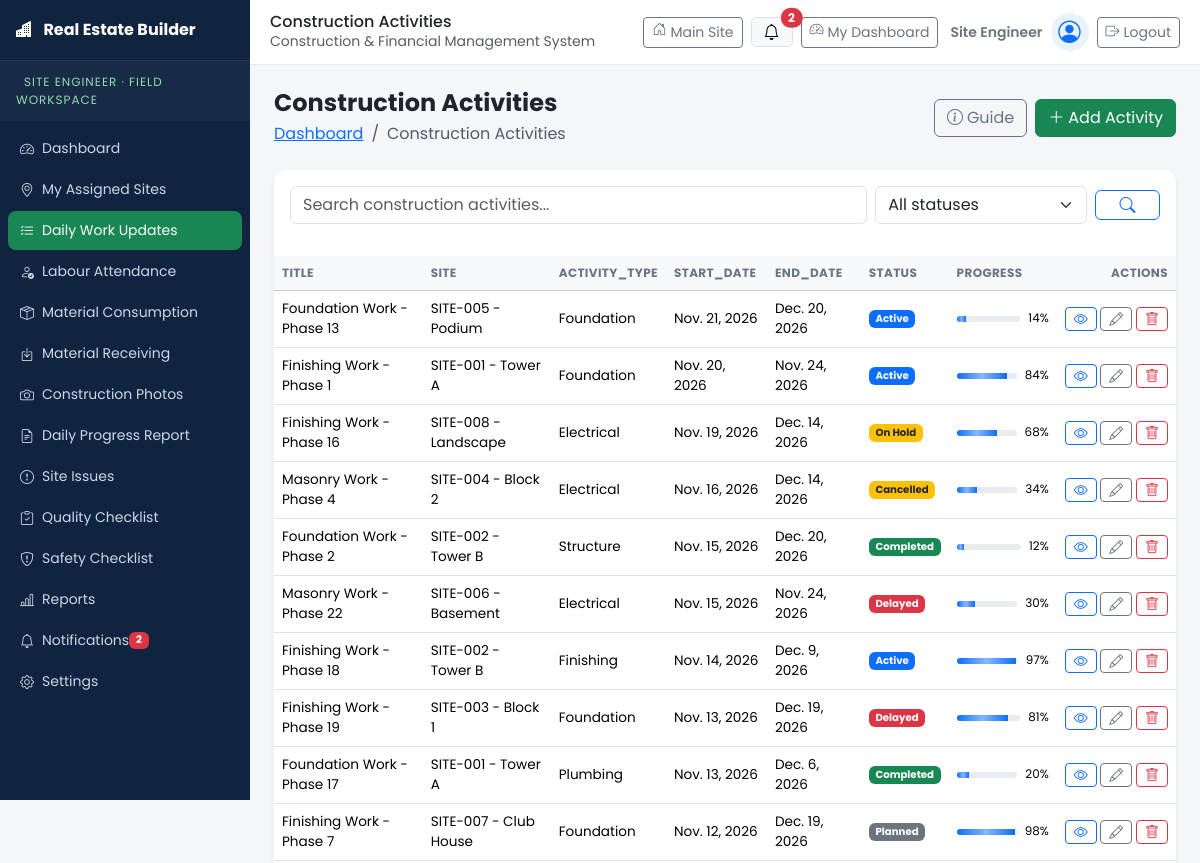
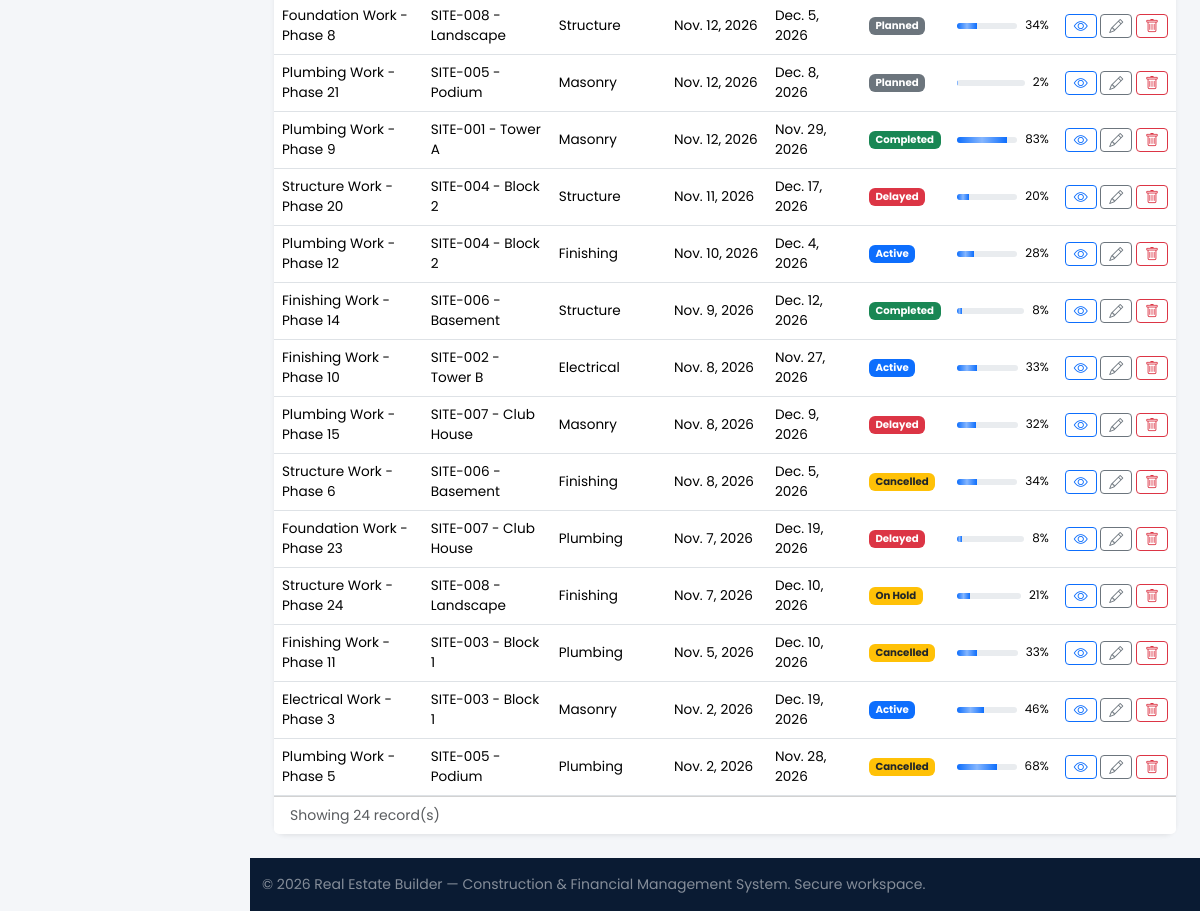
Page /supervisor/work-updates/ (signed in) on the committed database (2 pictures, top to bottom).
### accounts/models.py (models this page shows, shortened)
class UserProfile(models.Model):
    ROLE_BUILDER = "BUILDER"
    ROLE_SITE_ENGINEER = "SITE_ENGINEER"
    ROLE_SITE_SUPERVISOR = "SITE_SUPERVISOR"
    ROLE_CONTRACTOR = "CONTRACTOR"
    ROLE_STORE_MANAGER = "STORE_MANAGER"
    ROLE_ACCOUNTANT = "ACCOUNTANT"
    ROLE_LABOUR = "LABOUR"
    ROLE_CHOICES = (
        (ROLE_BUILDER, "Builder / Admin"),
        (ROLE_SITE_ENGINEER, "Site Engineer"),
        (ROLE_SITE_SUPERVISOR, "Site Supervisor"),
        (ROLE_CONTRACTOR, "Contractor"),
        (ROLE_STORE_MANAGER, "Store Manager"),
        (ROLE_ACCOUNTANT, "Accountant"),
        (ROLE_LABOUR, "Labour / Worker"),
    )
    ROLE_ICONS = {
        ROLE_BUILDER: "bi-person-badge",
        ROLE_SITE_ENGINEER: "bi-ruler",
        ROLE_SITE_SUPERVISOR: "bi-hardhat",
        ROLE_CONTRACTOR: "bi-briefcase",
        ROLE_STORE_MANAGER: "bi-box-seam",
        ROLE_ACCOUNTANT: "bi-cash-coin",
        ROLE_LABOUR: "bi-people",
    }
    ROLE_DASHBOARDS = {
        ROLE_BUILDER: "dashboards:dashboard_builder",
        ROLE_SITE_ENGINEER: "dashboards:dashboard_site_engineer",
        ROLE_SITE_SUPERVISOR: "dashboards:dashboard_site_supervisor",
        ROLE_CONTRACTOR: "dashboards:dashboard_contractor",
        ROLE_STORE_MANAGER: "dashboards:dashboard_store_manager",
        ROLE_ACCOUNTANT: "dashboards:dashboard_accountant",
        ROLE_LABOUR: "dashboards:dashboard_labour",
    }
    GENDER_CHOICES = (
        ("", "Prefer not to say"),
        ("MALE", "Male"),
        ("FEMALE", "Female"),
        ("OTHER", "Other"),
    )
    STATUS_ACTIVE = "ACTIVE"
    STATUS_INACTIVE = "INACTIVE"
    STATUS_SUSPENDED = "SUSPENDED"
    STATUS_CHOICES = (
        (STATUS_ACTIVE, "Active"),
        (STATUS_INACTIVE, "Inactive"),
        (STATUS_SUSPENDED, "Suspended"),
    )
    user = models.OneToOneField(User, on_delete=models.CASCADE, related_name="profile")
    full_name = models.CharField(max_length=150)
    email = models.EmailField(max_length=254, unique=True)
    mobile = models.CharField(max_length=20)
    role = models.CharField(max_length=30, choices=ROLE_CHOICES, default=ROLE_BUILDER, db_index=True)
    address = models.TextField(blank=True)
    gender = models.CharField(max_length=10, choices=GENDER_CHOICES, blank=True)
    profile_photo = models.ImageField(upload_to="profiles/", blank=True, null=True)
    account_status = models.CharField(max_length=10, choices=STATUS_CHOICES, default=STATUS_ACTIVE, db_index=True)
    date_registered = models.DateTimeField(auto_now_add=True)
    class Meta:
        ordering = ["-date_registered"]
    @property
    def role_icon(self):
        return self.ROLE_ICONS.get(self.role, "bi-person")
    @property
    def is_active_account(self):
        return self.account_status == self.STATUS_ACTIVE and self.user.is_active
    def get_dashboard_url(self):
        return reverse(self.ROLE_DASHBOARDS.get(self.role, "home"))

### ConstructionManagement/models.py (models this page shows, shortened)
class Activity(models.Model):
    site = models.ForeignKey(Site, on_delete=models.CASCADE, related_name="activities")
    project = models.ForeignKey(Project, on_delete=models.CASCADE, related_name="activities", null=True, blank=True)
    contractor = models.ForeignKey(Contractor, on_delete=models.SET_NULL, related_name="activities", null=True, blank=True)
    title = models.CharField(max_length=200)
    description = models.TextField(blank=True)
    activity_type = models.CharField(max_length=80, blank=True)
    start_date = models.DateField(null=True, blank=True)
    end_date = models.DateField(null=True, blank=True)
    progress = models.PositiveSmallIntegerField(default=0)
    status = models.CharField(max_length=20, choices=StatusChoices.choices, default=StatusChoices.ACTIVE)
    priority = models.CharField(max_length=20, choices=PriorityChoices.choices, default=PriorityChoices.MEDIUM)
    assigned_to = models.CharField(max_length=120, blank=True)
    class Meta:
        ordering = ["-start_date", "title"]
        verbose_name_plural = "Activities"

class Site(models.Model):
    project = models.ForeignKey(Project, on_delete=models.CASCADE, related_name="sites")
    name = models.CharField(max_length=200)
    code = models.CharField(max_length=40, unique=True)
    location = models.CharField(max_length=200, blank=True)
    area_sqft = models.PositiveIntegerField(default=0)
    start_date = models.DateField(null=True, blank=True)
    expected_completion = models.DateField(null=True, blank=True)
    progress = models.PositiveSmallIntegerField(default=0)
    status = models.CharField(max_length=20, choices=StatusChoices.choices, default=StatusChoices.ACTIVE)
    supervisor = models.CharField(max_length=120, blank=True)
    description = models.TextField(blank=True)
    class Meta:
        ordering = ["name"]
    def __str__(self):
        return f"{self.code} - {self.name}"

### ConstructionManagement/views.py (the view)
# urls.py: path("supervisor/<str:page>/", views.supervisor_page, name="supervisor_page"),
@role_required(*FIELD_ROLES)
def supervisor_page(request, page):
    if page == "dashboard":
        return supervisor_dashboard(request)
    if page == "reports":
        return reports(request, "supervisor")
    if page == "settings":
        return settings_page(request, "supervisor")
    if page == "notifications":
        return resource_list(request, "supervisor", "notification", page_title="Notifications")
    if page in SUPERVISOR_PAGES:
        qs = None
        if page == "receiving":
            qs = models.MaterialTransaction.objects.filter(transaction_type="RECEIVED")
        elif page == "materials":
            qs = models.Material.objects.all()
        return resource_list(request, "supervisor", SUPERVISOR_PAGES[page], queryset=qs)
    messages.error(request, "The requested page does not exist.")
    return redirect("supervisor_dashboard")

### ConstructionManagement/templates/ConstructionManagement/site_supervisor/work_updates.html
﻿{% extends "ConstructionManagement/generic/list.html" %}

### ConstructionManagement/templates/ConstructionManagement/generic/list.html (shortened to what this page needs)
{% extends base_template %}
{% load construction_tags %}
{% block app_content %}
<div class="d-flex flex-wrap justify-content-between align-items-center gap-2 mb-4">
  <div>
    <h4 class="fw-bold mb-1">{{ title }}</h4>
    <nav aria-label="breadcrumb"><ol class="breadcrumb mb-0 small"><li class="breadcrumb-item"><a href="{% if module == 'manager' %}{% url 'manager_dashboard' %}{% else %}{% url 'supervisor_dashboard' %}{% endif %}">Dashboard</a></li><li class="breadcrumb-item active">{{ title }}</li></ol></nav>
  </div>
  <div class="d-flex gap-2">
    <button type="button" class="btn btn-outline-secondary" data-bs-toggle="modal" data-bs-target="#pageGuideModal">
      <i class="bi bi-info-circle me-1"></i>Guide
    </button>
    {% if resource_key != 'notification' %}
      {% if module == 'manager' %}
        <a href="{% url 'manager_add' resource_key %}" class="btn btn-primary"><i class="bi bi-plus-lg me-1"></i>Add {{ resource.singular }}</a>
      {% else %}
        <a href="{% url 'supervisor_add' resource_key %}" class="btn btn-success"><i class="bi bi-plus-lg me-1"></i>Add {{ resource.singular }}</a>
      {% endif %}
    {% endif %}
  </div>
</div>
<div class="card border-0 shadow-sm reveal">
  <div class="card-body p-3">
    <form method="get" class="row g-2 align-items-center">
      <div class="{% if has_status %}col-md-8{% else %}col-md-10{% endif %}">
        <input type="text" name="q" value="{{ query }}" class="form-control" placeholder="Search {{ title|lower }}...">
      </div>
      {% if has_status %}
      <div class="col-md-3">
        <select name="status" class="form-select">
          {% for value, label in search_form.fields.status.choices %}
            <option value="{{ value }}" {% if status_filter == value %}selected{% endif %}>{{ label }}</option>
          {% endfor %}
        </select>
      </div>
      {% endif %}
      <div class="col-md-1 d-grid"><button class="btn btn-outline-primary" type="submit"><i class="bi bi-search"></i></button></div>
    </form>
  </div>
  <div class="table-responsive">
    <table class="table table-hover align-middle mb-0 {% if density == 'compact' %}table-sm{% endif %}">
      <thead class="table-light">
        <tr>
          {% for field in fields %}<th class="text-nowrap">{{ field|cut:"__"|title }}</th>{% endfor %}
          <th class="text-end">Actions</th>
        </tr>
      </thead>
      <tbody>
        {% for obj in objects %}
          <tr>
            {% for field in fields %}
              <td>
                {% if field == 'is_read' %}
                  {% if obj.is_read %}<span class="badge bg-success">Read</span>{% else %}<span class="badge bg-warning text-dark">Unread</span>{% endif %}
                {% elif field == 'status' %}
                  <span class="badge bg-{% if obj.status == 'COMPLETED' %}success{% elif obj.status == 'DELAYED' %}danger{% elif obj.status == 'ACTIVE' %}primary{% elif obj.status == 'PLANNED' %}secondary{% else %}warning text-dark{% endif %}">{{ obj.get_status_display }}</span>
                {% elif field == 'progress' %}
                  <div class="d-flex align-items-center gap-2"><div class="progress flex-grow-1" style="height:6px;min-width:60px"><div class="progress-bar" style="width:{{ obj.progress }}%"></div></div><small>{{ obj.progress }}%</small></div>
                {% elif field == 'severity' %}
                  <span class="badge bg-{% if obj.severity == 'CRITICAL' %}danger{% elif obj.severity == 'HIGH' %}warning text-dark{% else %}info{% endif %}">{{ obj.get_severity_display }}</span>
                {% elif field == 'transaction_type' %}
                  <span class="badge bg-{% if obj.transaction_type == 'RECEIVED' %}success{% else %}warning text-dark{% endif %}">{{ obj.get_transaction_type_display }}</span>
                {% elif field == 'image' %}
                  {% if obj.image %}<img src="{{ obj.image.url }}" alt="" style="width:48px;height:36px;object-fit:cover" class="rounded">{% endif %}
                {% else %}
                  {{ obj|get_item:field|default_if_none:"-" }}
                {% endif %}
              </td>
            {% endfor %}
            <td class="text-end text-nowrap">
              {% if module == 'manager' %}
                <a href="{% url 'manager_detail' resource_key obj.pk %}" class="btn btn-sm btn-outline-primary" title="View"><i class="bi bi-eye"></i></a>
                {% if resource_key != 'notification' %}<a href="{% url 'manager_edit' resource_key obj.pk %}" class="btn btn-sm btn-outline-secondary" title="Edit"><i class="bi bi-pencil"></i></a>{% endif %}
                {% if resource_key == 'dpr' %}<form method="post" action="{% url 'verify_dpr' obj.pk %}" class="d-inline">{% csrf_token %}<button class="btn btn-sm btn-outline-success" title="Verify"><i class="bi bi-check2-circle"></i></button></form>{% endif %}
                {% if resource_key == 'notification' %}<form method="post" action="{% url 'mark_notification_read' obj.pk %}" class="d-inline">{% csrf_token %}<input type="hidden" name="module" value="manager"><button class="btn btn-sm btn-outline-success" title="Mark read"><i class="bi bi-check2"></i></button></form>{% endif %}
                <a href="{% url 'manager_delete' resource_key obj.pk %}" class="btn btn-sm btn-outline-danger" title="Delete"><i class="bi bi-trash"></i></a>
              {% else %}
                <a href="{% url 'supervisor_detail' resource_key obj.pk %}" class="btn btn-sm btn-outline-primary" title="View"><i class="bi bi-eye"></i></a>
                <a href="{% url 'supervisor_edit' resource_key obj.pk %}" class="btn btn-sm btn-outline-secondary" title="Edit"><i class="bi bi-pencil"></i></a>
                <a href="{% url 'supervisor_delete' resource_key obj.pk %}" class="btn btn-sm btn-outline-danger" title="Delete"><i class="bi bi-trash"></i></a>
              {% endif %}
            </td>
          </tr>
        {% empty %}
          <tr><td colspan="{{ fields|length|add:1 }}" class="text-center text-muted py-5">No records found. Use the Add button to create one.</td></tr>
        {% endfor %}
      </tbody>
    </table>
  </div>
  <div class="card-footer bg-white small text-muted">Showing {{ objects|length }} record(s)</div>
</div>
{% endblock %}

### ConstructionManagement/templates/ConstructionManagement/partials/_topbar.html (shortened to what this page needs)
<header class="app-topbar">
  <div class="topbar-title">
    <h5 class="mb-0">{% block topbar_title %}{{ title|default:"Dashboard" }}{% endblock %}</h5>
    <small class="text-muted d-none d-sm-inline">Construction &amp; Financial Management System</small>
  </div>
  <div class="ms-auto d-flex align-items-center gap-2">
    <a class="btn btn-outline-secondary btn-sm d-none d-sm-inline-flex" href="{% url 'home' %}">
      <i class="bi bi-house-door me-1"></i> Main Site
    </a>
    <div class="dropdown">
      <button class="btn btn-light border position-relative" type="button" data-bs-toggle="dropdown" aria-label="Notifications">
        <i class="bi bi-bell"></i>
        {% if unread_count %}<span class="position-absolute top-0 start-100 translate-middle badge rounded-pill bg-danger">{{ unread_count }}</span>{% endif %}
      </button>
    </div>
    {% if user.is_authenticated %}
      <a class="btn btn-outline-secondary btn-sm d-none d-sm-inline-flex" href="{{ user.profile.get_dashboard_url }}">
        <i class="bi bi-speedometer2 me-1"></i> My Dashboard
      </a>
      <span class="small fw-semibold text-secondary d-none d-md-inline">
        <i class="bi {{ user.profile.role_icon }} me-1"></i>{{ user.profile.get_role_display }}
      </span>
      <span class="topbar-avatar" title="{{ user.profile.full_name }}"><i class="bi bi-person-circle"></i></span>
      <form method="post" action="{% url 'accounts:logout' %}" class="d-inline mb-0">
        <button type="submit" class="btn btn-outline-secondary btn-sm" title="Log out">
          <i class="bi bi-box-arrow-right me-1"></i><span class="d-none d-md-inline">Logout</span>
        </button>
      </form>
    {% else %}
      <a class="btn btn-sm reb-btn-gold" href="{% url 'accounts:login' %}"><i class="bi bi-box-arrow-in-right me-1"></i>Login</a>
    {% endif %}
  </div>
</header>

### rows in the picture
Activity: fields "Foundation Work - Phase 13" "SITE-005 - Podium" "Foundation" "Nov. 21, 2026" "Dec. 20, 2026", status "Active", progress "14"
Activity: fields "Finishing Work - Phase 1" "SITE-001 - Tower A" "Foundation" "Nov. 20, 2026" "Nov. 24, 2026", status "Active", progress "84"
Activity: fields "Finishing Work - Phase 16" "SITE-008 - Landscape" "Electrical" "Nov. 19, 2026" "Dec. 14, 2026", status "On Hold", progress "68"
Activity: fields "Masonry Work - Phase 4" "SITE-004 - Block 2" "Electrical" "Nov. 16, 2026" "Dec. 14, 2026", status "Cancelled", progress "34"
Activity: fields "Foundation Work - Phase 2" "SITE-002 - Tower B" "Structure" "Nov. 15, 2026" "Dec. 20, 2026", status "Completed", progress "12"
Activity: fields "Masonry Work - Phase 22" "SITE-006 - Basement" "Electrical" "Nov. 15, 2026" "Nov. 24, 2026", status "Delayed", progress "30"
Activity: fields "Finishing Work - Phase 18" "SITE-002 - Tower B" "Finishing" "Nov. 14, 2026" "Dec. 9, 2026", status "Active", progress "97"
Activity: fields "Finishing Work - Phase 19" "SITE-003 - Block 1" "Foundation" "Nov. 13, 2026" "Dec. 19, 2026", status "Delayed", progress "81"
Activity: fields "Foundation Work - Phase 17" "SITE-001 - Tower A" "Plumbing" "Nov. 13, 2026" "Dec. 6, 2026", status "Completed", progress "20"
Activity: fields "Finishing Work - Phase 7" "SITE-007 - Club House" "Foundation" "Nov. 12, 2026" "Dec. 19, 2026", status "Planned", progress "98"
Activity: fields "Foundation Work - Phase 8" "SITE-008 - Landscape" "Structure" "Nov. 12, 2026" "Dec. 5, 2026", status "Planned", progress "34"
Activity: fields "Plumbing Work - Phase 21" "SITE-005 - Podium" "Masonry" "Nov. 12, 2026" "Dec. 8, 2026", status "Planned", progress "2"
Activity: fields "Plumbing Work - Phase 9" "SITE-001 - Tower A" "Masonry" "Nov. 12, 2026" "Nov. 29, 2026", status "Completed", progress "83"
Activity: fields "Structure Work - Phase 20" "SITE-004 - Block 2" "Structure" "Nov. 11, 2026" "Dec. 17, 2026", status "Delayed", progress "20"
Activity: fields "Plumbing Work - Phase 12" "SITE-004 - Block 2" "Finishing" "Nov. 10, 2026" "Dec. 4, 2026", status "Active", progress "28"
Activity: fields "Finishing Work - Phase 14" "SITE-006 - Basement" "Structure" "Nov. 9, 2026" "Dec. 12, 2026", status "Completed", progress "8"
Activity: fields "Finishing Work - Phase 10" "SITE-002 - Tower B" "Electrical" "Nov. 8, 2026" "Nov. 27, 2026", status "Active", progress "33"
Activity: fields "Plumbing Work - Phase 15" "SITE-007 - Club House" "Masonry" "Nov. 8, 2026" "Dec. 9, 2026", status "Delayed", progress "32"
Activity: fields "Structure Work - Phase 6" "SITE-006 - Basement" "Finishing" "Nov. 8, 2026" "Dec. 5, 2026", status "Cancelled", progress "34"
Activity: fields "Foundation Work - Phase 23" "SITE-007 - Club House" "Plumbing" "Nov. 7, 2026" "Dec. 19, 2026", status "Delayed", progress "8"
Activity: fields "Structure Work - Phase 24" "SITE-008 - Landscape" "Finishing" "Nov. 7, 2026" "Dec. 10, 2026", status "On Hold", progress "21"
Activity: fields "Finishing Work - Phase 11" "SITE-003 - Block 1" "Plumbing" "Nov. 5, 2026" "Dec. 10, 2026", status "Cancelled", progress "33"
Activity: fields "Electrical Work - Phase 3" "SITE-003 - Block 1" "Masonry" "Nov. 2, 2026" "Dec. 19, 2026", status "Active", progress "46"
Activity: fields "Plumbing Work - Phase 5" "SITE-005 - Podium" "Plumbing" "Nov. 2, 2026" "Nov. 28, 2026", status "Cancelled", progress "68"

### other values in the picture
{{ unread_count }} "2"
{{ title|default:"Dashboard" }} "Construction Activities"
{{ user.profile.get_role_display }} "Site Engineer"
{{ title }} "Construction Activities"
{{ resource.singular }} "Activity"
{{ field|cut:"__"|title }} "TITLE" "SITE" "ACTIVITY_TYPE" "START_DATE" "END_DATE" "STATUS" "PROGRESS"
{{ objects|length }} "24"
form field status "All statuses"
